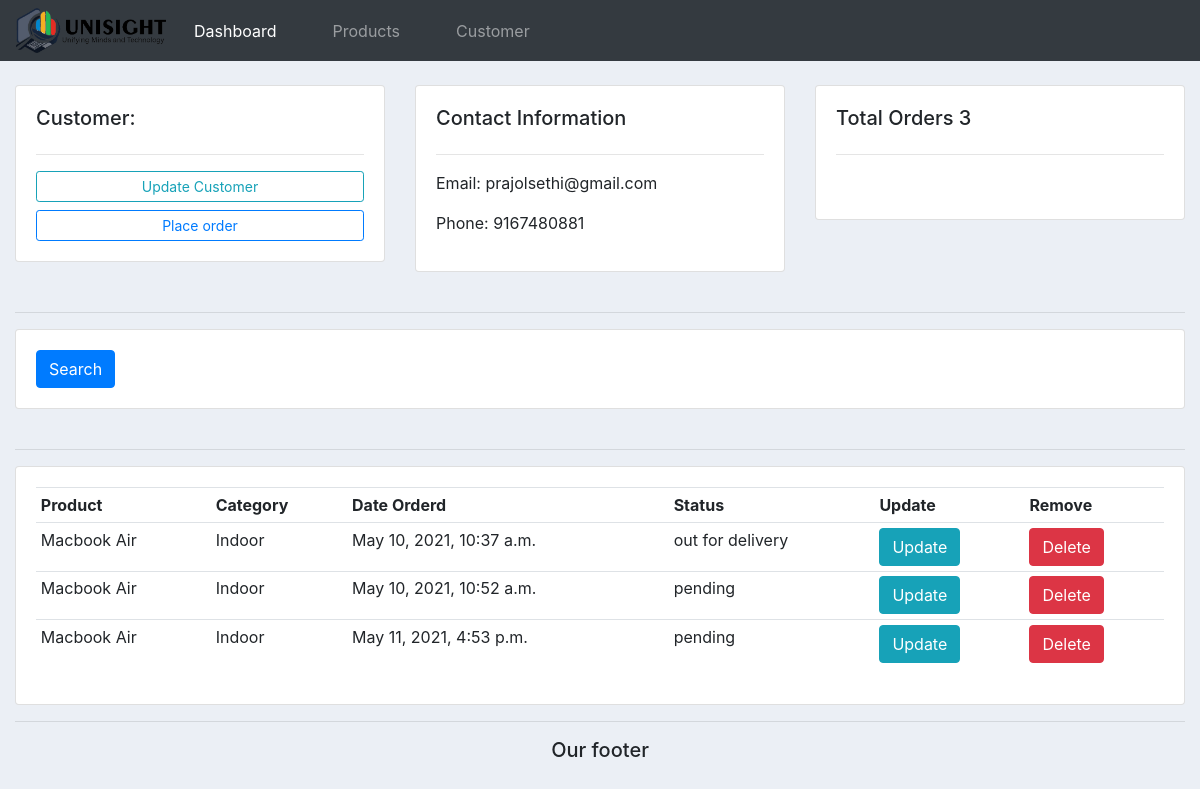
The app's page /customer/1/, older data.
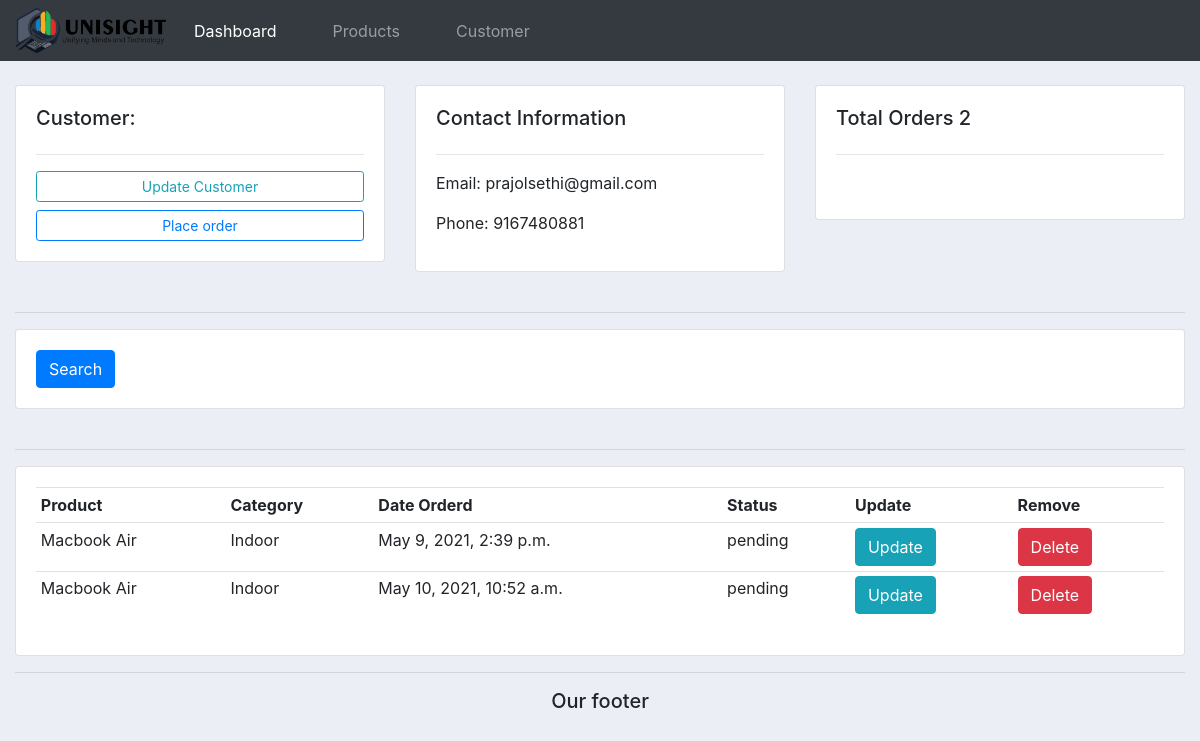
The same page, newer data.
### accounts/models.py (models this page shows, shortened)
class Order(models.Model):
    STATUS=(
            ('pending','pending'),
            ('out for delivery','out for delivery'),
            ('delivered','delivered'),
            ('not delivered','not delivered'),
    )
    customer = models.ForeignKey(Customer,null=True,on_delete=models.SET_NULL)
    product = models.ForeignKey(Product,null=True,on_delete=models.SET_NULL)
    date_created = models.DateTimeField(auto_now_add=True,null=True)
    status= models.CharField(max_length=200,null=True,choices=STATUS)

class Product(models.Model):
    CATEGORY=(
        ('Indoor','Indoor'),
        ('Outdoor','Outdoor')
    )
    name = models.CharField(max_length=200 ,null=True)
    price = models.FloatField(null=True)
    category =  models.CharField(max_length=200 ,null=True, choices=CATEGORY)
    description = models.CharField(max_length=200 ,null=True, blank=True)
    date_created = models.DateTimeField(auto_now_add=True,null=True)
    tags = models.ManyToManyField(Tag)
    def __str__(self):
        return self.name

### accounts/views.py (the view)
# urls.py: path('customer/<str:pk>/',views.customer, name="customer"),
def customer(request, pk):
    customers= Customer.objects.get(id=pk)
    orders = customers.order_set.all()
    total_orders = orders.count()
    context = {'customers':customers,'orders':orders,
    'total_orders':total_orders}
    return render(request,'accounts/customer.html',context)

### accounts/templates/accounts/customer.html
{%  extends 'accounts/main.html' %}
{% block content %}
	<br>
<div class="row">
	<div class="col-md">
		<div class="card card-body">
			<h5>Customer:</h5>
			<hr>
			<a class="btn btn-outline-info  btn-sm btn-block" href="#">Update Customer</a>
			<a class="btn btn-outline-primary  btn-sm btn-block" href="{% url 'create_order' customers.id %}">Place order</a>
		</div>
	</div>
	<div class="col-md">
		<div class="card card-body">
			<h5>Contact Information</h5>
			<hr>
			<p>Email: {{customers.email}}	</p>
			<p>Phone: {{customers.phone}}	</p>
		</div>
	</div>
	<div class="col-md">
		<div class="card card-body">
			<h5>Total Orders {{total_orders}}</h5>
			<hr>
			<h1 style="text-align: center;padding: 10px"></h1>
		</div>
	</div>
</div>
<br>
<hr>
<div class="row">
	<div class="col">
		<div class="card card-body">
			<form method="get">
		    <button class="btn btn-primary" type="submit">Search</button>
		  </form>
		</div>
	</div>
</div>
<br>
<hr>
<div class="row">
	<div class="col-md">
		<div class="card card-body">
			<table class="table table-sm">
				<tr>
					<th>Product</th>
					<th>Category</th>
					<th>Date Orderd</th>
					<th>Status</th>
					<th>Update</th>
					<th>Remove</th>
				</tr>
						{% for o in orders %}
						<tr>
						<td>{{o.product}}</td>
						<td>{{o.product.category}}</td>
						<td>{{o.date_created}}</td>
						<td>{{o.status}}</td>
						<td> <a href="#" ><button class="btn btn-info" type="submit">Update</button></a></td>
						<td> <a href="#" ><button class="btn btn-danger" type="submit">Delete</button></a></td>
					  </tr>
						{% endfor %}
			</table>
		</div>
	</div>
</div>
{% endblock %}

Row changes from the older to the newer data that the page shows:
removed Order: product "Macbook Air", product.category "Indoor", date_created "May 10, 2021, 10:37 a.m.", status "out for delivery"
removed Order: product "Macbook Air", product.category "Indoor", date_created "May 11, 2021, 4:53 p.m.", status "pending"
now on this page (row edited): Order: product "Macbook Air", product.category "Indoor", date_created "May 9, 2021, 2:39 p.m.", status "pending"
Text that changed along with them:
{{ total_orders }}: "3" → "2"
